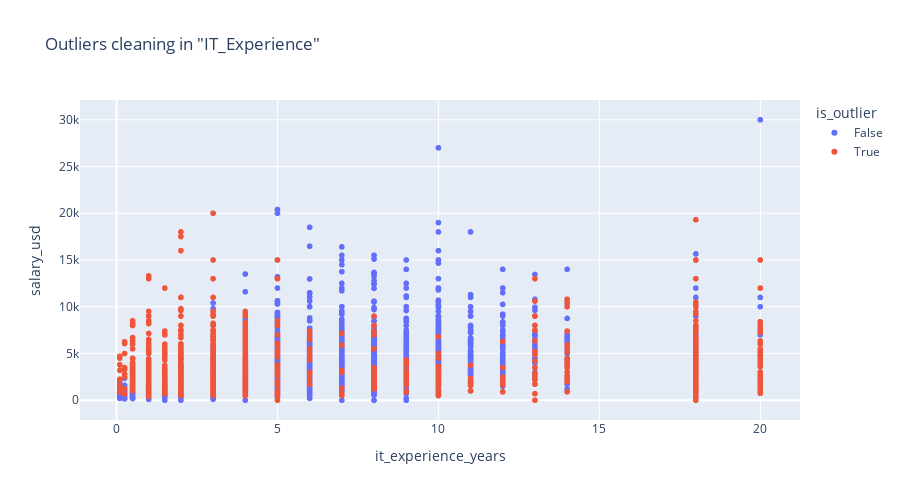

Notebook cell for this chart:
### Code cell
fig = px.scatter(
    df_exp_outliers,
    x='it_experience_years',
    y='salary_usd',
    color='is_outlier',
    hover_data=['position_level', 'pos_to_cat','it_experience_years', 'salary_usd'],
    title='Outliers cleaning in "IT_Experience"',
    width=900, height=500,
)

fig.show()

### Figure 1 — Plotly figure (JSON) as saved in the notebook; plotly's stock layout.template omitted (floating-point values rounded to 4 significant figures; data arrays with more than 128 entries replaced by an {"elided": "..."} marker saying what was removed)
{"data": [{"customdata": {"elided": "4454x2 str values"}, "hovertemplate": "is_outlier=False<br>it_experience_years=%{x}<br>salary_usd=%{y}<br>position_level=%{customdata[0]}<br>pos_to_cat=%{customdata[1]}<extra></extra>", "legendgroup": "False", "marker": {"color": "#636efa", "symbol": "circle"}, "mode": "markers", "name": "False", "showlegend": true, "type": "scattergl", "x": {"elided": "4454 float values"}, "xaxis": "x", "y": {"elided": "4454 float values"}, "yaxis": "y"}, {"customdata": {"elided": "1009x2 str values"}, "hovertemplate": "is_outlier=True<br>it_experience_years=%{x}<br>salary_usd=%{y}<br>position_level=%{customdata[0]}<br>pos_to_cat=%{customdata[1]}<extra></extra>", "legendgroup": "True", "marker": {"color": "#EF553B", "symbol": "circle"}, "mode": "markers", "name": "True", "showlegend": true, "type": "scattergl", "x": {"elided": "1009 float values"}, "xaxis": "x", "y": {"elided": "1009 float values"}, "yaxis": "y"}], "layout": {"height": 500, "legend": {"title": {"text": "is_outlier"}, "tracegroupgap": 0}, "title": {"text": "Outliers cleaning in \"IT_Experience\""}, "width": 900, "xaxis": {"anchor": "y", "domain": [0, 1], "title": {"text": "it_experience_years"}}, "yaxis": {"anchor": "x", "domain": [0, 1], "title": {"text": "salary_usd"}}}}
